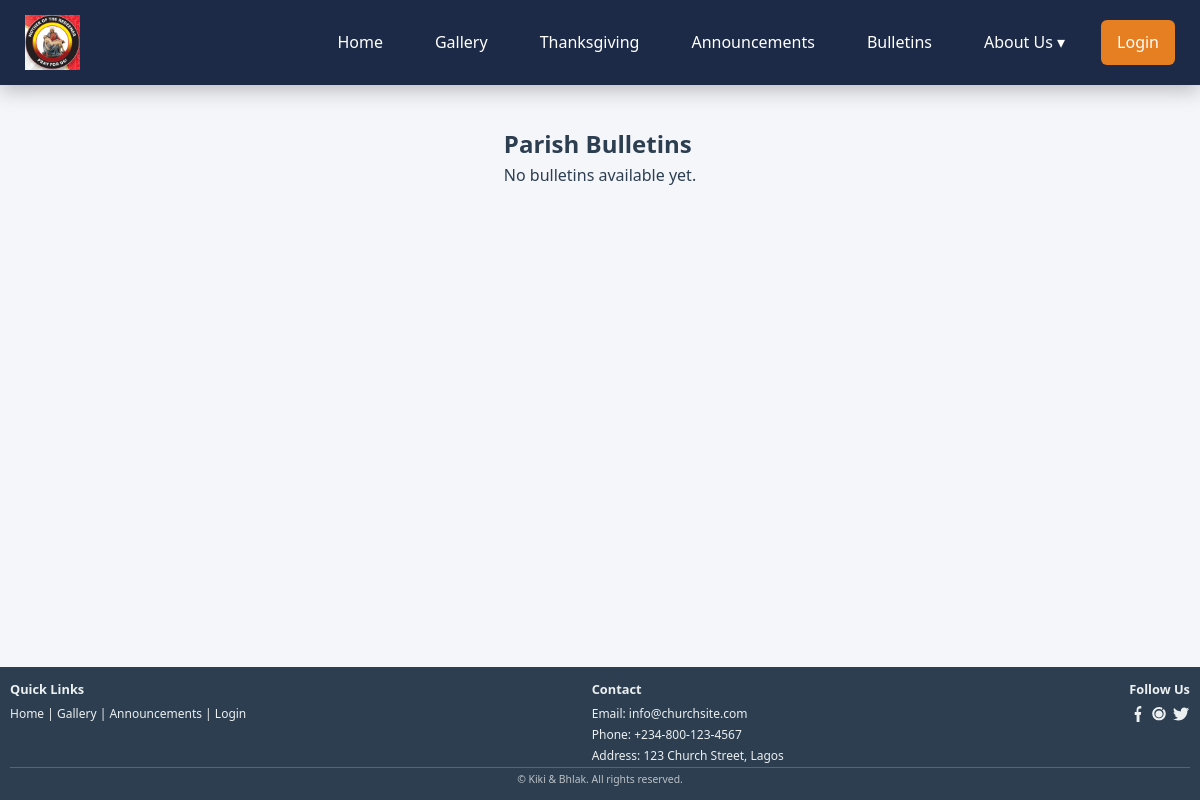
The page /bulletins/ on the database as committed earlier.
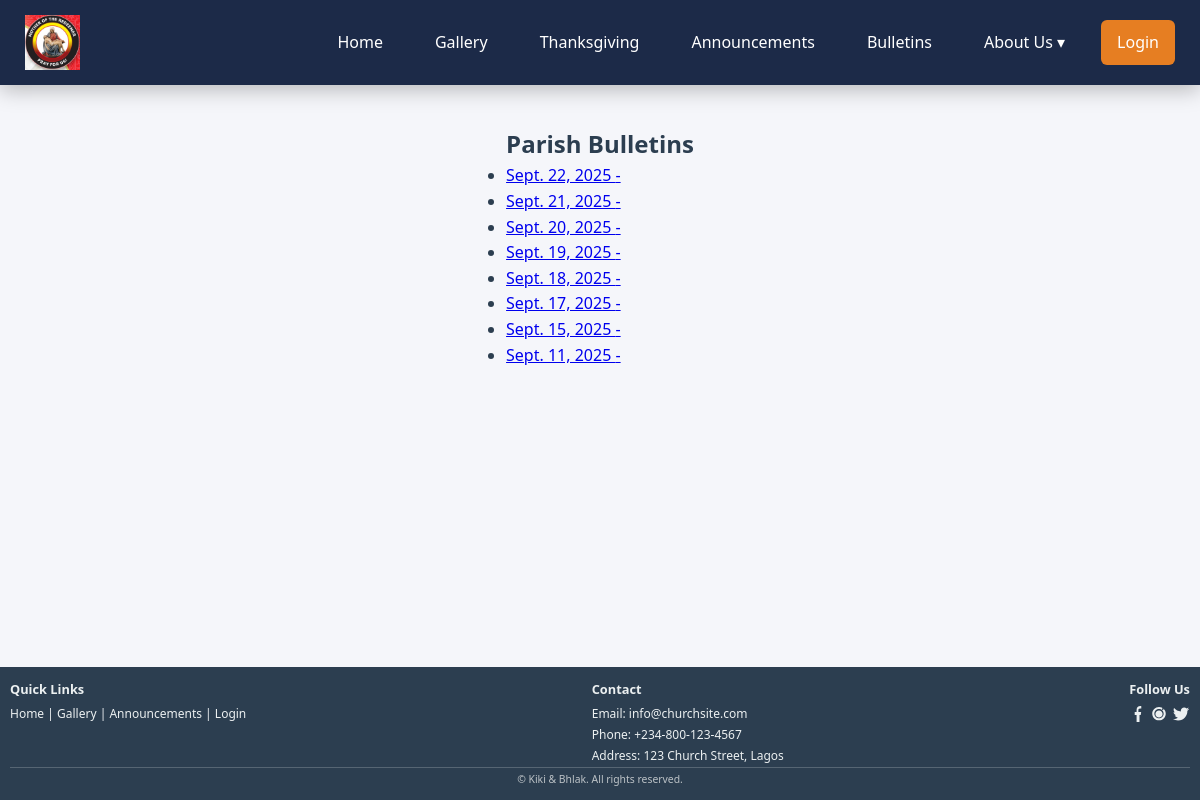
The same page on the database as committed later.
### gallery/models.py (models this page shows, shortened)
class Bulletin(models.Model):
    date = models.DateField(unique=True)
    title = models.CharField(max_length=200, blank=True)
    reading_1 = models.TextField(blank=True, null=True)
    reading_1_citation = models.CharField(max_length=200, blank=True, null=True)
    responsorial_psalm = models.TextField(blank=True, null=True)
    psalm_refrain = models.CharField(max_length=300, blank=True, null=True)
    psalm_citation = models.CharField(max_length=200, blank=True, null=True)
    reading_2 = models.TextField(blank=True, null=True)
    reading_2_citation = models.CharField(max_length=200, blank=True, null=True)
    gospel = models.TextField(blank=True, null=True)
    gospel_citation = models.CharField(max_length=200, blank=True, null=True)
    reading_1_optional = models.TextField(blank=True, null=True)
    reading_1_optional_citation = models.CharField(max_length=200, blank=True, null=True)
    psalm_optional = models.TextField(blank=True, null=True)
    psalm_optional_refrain = models.CharField(max_length=300, blank=True, null=True)
    psalm_optional_citation = models.CharField(max_length=200, blank=True, null=True)
    reading_2_optional = models.TextField(blank=True, null=True)
    reading_2_optional_citation = models.CharField(max_length=200, blank=True, null=True)
    gospel_optional = models.TextField(blank=True, null=True)
    gospel_optional_citation = models.CharField(max_length=200, blank=True, null=True)
    day_title = models.CharField(max_length=200, blank=True, null=True)
    season = models.CharField(max_length=200, blank=True, null=True)
    memorial = models.CharField(max_length=200, blank=True, null=True)
    created_at = models.DateTimeField(auto_now_add=True)

### gallery/views.py (the view)
# urls.py: path("bulletins/", views.bulletin_list, name="bulletin_list"),
def bulletin_list(request):
    bulletins = Bulletin.objects.all().order_by("-date")
    return render(request, "bulletin_list.html", {"bulletins": bulletins})

### templates/bulletin_list.html (shortened to what this page needs)
{% extends "base.html" %}
{% block content %}
<div class="content-card">
    <h2>Parish Bulletins</h2>
    {% if bulletins %}
        <ul>
        {% for bulletin in bulletins %}
            <li>
                <a href="{% url 'bulletin_detail' bulletin.pk %}">
                    {{ bulletin.date }} - {{ bulletin.title }}
                </a>
            </li>
        {% endfor %}
        </ul>
    {% else %}
        <p>No bulletins available yet.</p>
    {% endif %}
</div>
{% endblock %}

### templates/base.html (shortened to what this page needs)
<!DOCTYPE html>
<html lang="en">
<head>
    {% load static %}
    <link rel="stylesheet" href="{% static 'css/style.css' %}">
</head>
<body>
<header>
  <div class="navbar">
    <a href="{% url 'home' %}" class="logo">
      <img src="{% static 'images/Churchlogo.jpg' %}" alt="Church Logo">
    </a>
    <div class="nav-links">
      <a href="{% url 'home' %}" class="{% if request.path == '/' %}active{% endif %}">Home</a>
      <a href="{% url 'gallery' %}" class="{% if '/gallery/' in request.path %}active{% endif %}">Gallery</a>
      <a href="{% url 'thanksgiving' %}" class="{% if '/thanksgiving/' in request.path %}active{% endif %}">Thanksgiving</a>
      <a href="{% url 'announcements' %}" class="{% if '/announcements/' in request.path %}active{% endif %}">Announcements</a>
      <a href="{%url 'bulletin_list' %}" class = "{%if '/bulletins/' in request.path %}active{% endif %}">Bulletins</a>
      <div class="dropdown">
        <a href="#">About Us ▾</a>
      </div>
      {% if user.is_authenticated %}
        <a href="{% url 'logout' %}" class="login-btn">Logout</a>
      {% else %}
        <a href="{% url 'admin_login' %}" class="login-btn">Login</a>
      {% endif %}
    </div>
  </div>
</header>
<div class="content">
    {% block content %}{% endblock %}
</div>
<footer>
  <div class="footer-container">
    <div class="footer-section">
      <h4>Quick Links</h4>
      <p>
        <a href="/">Home</a> |
        <a href="/gallery/">Gallery</a> |
        <a href="/announcements/">Announcements</a> |
        {% if user.is_authenticated and user.is_staff %}
          <a href="/upload/">Upload</a> |
          <a href="/logout/">Logout</a>
        {% else %}
          <a href="/login/">Login</a>
        {% endif %}
      </p>
    </div>
    <div class="footer-section">
      <h4>Contact</h4>
      <p>Email: info@churchsite.com</p>
      <p>Phone: +234-800-123-4567</p>
      <p>Address: 123 Church Street, Lagos</p>
    </div>
    <div class="footer-section">
      <h4>Follow Us</h4>
      <div class="social-icons">
        <a href="#"><svg xmlns="http://www.w3.org/2000/svg" viewBox="0 0 320 512"><path d="M279.14 288l14.22-92.66h-88.91V129.25c0-25.35 12.42-50.06 52.24-50.06h40.42V6.26S293.35 0 268.12 0c-73.06 0-121.07 44.38-121.07 124.72V195.3H86.41V288h60.64v224h92.66V288z"/></svg></a>
        <a href="#"></a>
        <a href="#"></a>
      </div>
    </div>
  </div>
  <div class="footer-bottom">
    <p>&copy; {{ now|date:"Y" }} Kiki &amp; Bhlak. All rights reserved.</p>
  </div>
</footer>
</body>
</html>

### static/css/style.css (style rules this page uses)
* { margin: 0; padding: 0; box-sizing: border-box; }
html, body { height: 100%; font-family: "Segoe UI", Roboto, sans-serif; background: #f5f6fa; color: #2c3e50; line-height: 1.6; display: flex; flex-direction: column; }
main, .page-container, .content { flex: 1; max-width: 1100px; margin: 20px auto; padding: 20px; }
header { background: #1c2a48; box-shadow: 0 5px 20px rgba(0,0,0,0.25); position: sticky; top: 0; z-index: 1000; }
.navbar { max-width: 1200px; margin: 0 auto; padding: 15px 25px; display: flex; justify-content: space-between; align-items: center; }
.logo img { height: 55px; width: auto; object-fit: contain; display: block; }
.navbar .nav-links { display: flex; gap: 20px; align-items: center; }
.navbar .nav-links a { text-decoration: none; padding: 10px 16px; color: #fff; border-radius: 6px; font-weight: 500; transition: all 0.3s ease; }
.navbar .dropdown { position: relative; }
.navbar .login-btn { padding: 10px 18px; background: #e67e22; color: #fff; border-radius: 8px; font-weight: 500; }
footer { background: #2c3e50; color: #ecf0f1; padding: 12px 10px; font-size: 0.8rem; flex-shrink: 0; }
.footer-container { display: flex; justify-content: space-between; flex-wrap: wrap; gap: 10px; }
.footer-section h4 { margin-bottom: 4px; font-size: 0.8rem; }
.footer-section p, .footer-section a { font-size: 0.75rem; margin: 2px 0; color: #ecf0f1; text-decoration: none; }
.social-icons { display: flex; gap: 6px; }
.social-icons a svg { width: 16px; height: 16px; fill: #ecf0f1; transition: fill 0.3s ease; }
.footer-bottom { text-align: center; border-top: 1px solid rgba(255,255,255,0.2); padding-top: 3px; font-size: 0.65rem; color: #bdc3c7; }

Rows that differ between the two databases and show on the page:
added Bulletin: date "Sept. 22, 2025"
added Bulletin: date "Sept. 21, 2025"
added Bulletin: date "Sept. 20, 2025"
added Bulletin: date "Sept. 19, 2025"
added Bulletin: date "Sept. 18, 2025"
added Bulletin: date "Sept. 17, 2025"
added Bulletin: date "Sept. 15, 2025"
added Bulletin: date "Sept. 11, 2025"
Other text that changed with them:
text no longer shown: "No bulletins available yet."
